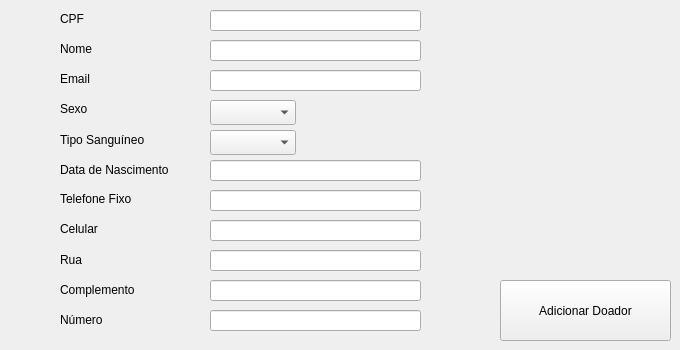
      <widget class="QWidget" name="tr_general_vision_tab_2">
       <attribute name="title">
        <string>Adicionar</string>
       </attribute>
       <widget class="QLabel" name="label_clients_name">
        <property name="geometry">
         <rect>
          <x>60</x>
          <y>10</y>
          <width>67</width>
          <height>17</height>
         </rect>
        </property>
        <property name="text">
         <string>CPF</string>
        </property>
       </widget>
       <widget class="QLabel" name="label_clients_phone">
        <property name="geometry">
         <rect>
          <x>60</x>
          <y>40</y>
          <width>67</width>
          <height>17</height>
         </rect>
        </property>
        <property name="text">
         <string>Nome</string>
        </property>
       </widget>
       <widget class="QLabel" name="label_clients_address">
        <property name="geometry">
         <rect>
          <x>60</x>
          <y>70</y>
          <width>67</width>
          <height>17</height>
         </rect>
        </property>
        <property name="text">
         <string>Email</string>
        </property>
       </widget>
       <widget class="QPushButton" name="botao_adicionar_doador">
        <property name="geometry">
         <rect>
          <x>500</x>
          <y>280</y>
          <width>171</width>
          <height>61</height>
         </rect>
        </property>
        <property name="text">
         <string>Adicionar Doador</string>
        </property>
       </widget>
       <widget class="QLabel" name="label_clients_company">
        <property name="geometry">
         <rect>
          <x>60</x>
          <y>100</y>
          <width>67</width>
          <height>17</height>
         </rect>
        </property>
        <property name="text">
         <string>Sexo</string>
        </property>
       </widget>
       <widget class="QLabel" name="label_clients_email">
        <property name="geometry">
         <rect>
          <x>60</x>
          <y>160</y>
          <width>141</width>
          <height>20</height>
         </rect>
        </property>
        <property name="text">
         <string>Data de Nascimento</string>
        </property>
       </widget>
       <widget class="QLineEdit" name="entrada_cpf_doador">
        <property name="geometry">
         <rect>
          <x>210</x>
          <y>10</y>
          <width>211</width>
          <height>21</height>
         </rect>
        </property>
        <property name="text">
         <string/>
        </property>
       </widget>
       <widget class="QLineEdit" name="entrada_nome_doador">
        <property name="geometry">
         <rect>
          <x>210</x>
          <y>40</y>
          <width>211</width>
          <height>21</height>
         </rect>
        </property>
       </widget>
       <widget class="QLabel" name="label_clients_email_3">
        <property name="geometry">
         <rect>
          <x>60</x>
          <y>130</y>
          <width>121</width>
          <height>20</height>
         </rect>
        </property>
        <property name="text">
         <string>Tipo Sanguíneo</string>
        </property>
       </widget>
       <widget class="QLineEdit" name="entrada_data_doador">
        <property name="geometry">
         <rect>
          <x>210</x>
          <y>160</y>
          <width>211</width>
          <height>21</height>
         </rect>
        </property>
       </widget>
       <widget class="QLineEdit" name="entrada_telefone_doador">
        <property name="geometry">
         <rect>
          <x>210</x>
          <y>190</y>
          <width>211</width>
          <height>21</height>
         </rect>
        </property>
       </widget>
       <widget class="QLineEdit" name="entrada_celular_doador">
        <property name="geometry">
         <rect>
          <x>210</x>
          <y>220</y>
          <width>211</width>
          <height>21</height>
         </rect>
        </property>
       </widget>
       <widget class="QLabel" name="label_clients_name_8">
        <property name="geometry">
         <rect>
          <x>60</x>
          <y>220</y>
          <width>91</width>
          <height>17</height>
         </rect>
        </property>
        <property name="text">
         <string>Celular</string>
        </property>
       </widget>
       <widget class="QLabel" name="label_clients_name_5">
        <property name="geometry">
         <rect>
          <x>60</x>
          <y>190</y>
          <width>91</width>
          <height>17</height>
         </rect>
        </property>
        <property name="text">
         <string>Telefone Fixo</string>
        </property>
       </widget>
       <widget class="QLineEdit" name="entrada_numero_doador">
        <property name="geometry">
         <rect>
          <x>210</x>
          <y>310</y>
          <width>211</width>
          <height>21</height>
         </rect>
        </property>
       </widget>
       <widget class="QLineEdit" name="entrada_rua_doador">
        <property name="geometry">
         <rect>
          <x>210</x>
          <y>250</y>
          <width>211</width>
          <height>21</height>
         </rect>
        </property>
        <property name="text">
         <string/>
        </property>
       </widget>
       <widget class="QLabel" name="label_clients_email_5">
        <property name="geometry">
         <rect>
          <x>60</x>
          <y>280</y>
          <width>121</width>
          <height>20</height>
         </rect>
        </property>
        <property name="text">
         <string>Complemento</string>
        </property>
       </widget>
       <widget class="QLineEdit" name="entrada_complemento_doador">
        <property name="geometry">
         <rect>
          <x>210</x>
          <y>280</y>
          <width>211</width>
          <height>21</height>
         </rect>
        </property>
       </widget>
       <widget class="QLabel" name="label_clients_email_6">
        <property name="geometry">
         <rect>
          <x>60</x>
          <y>250</y>
          <width>121</width>
          <height>20</height>
         </rect>
        </property>
        <property name="text">
         <string>Rua</string>
        </property>
       </widget>
       <widget class="QLabel" name="label_clients_email_4">
        <property name="geometry">
         <rect>
          <x>60</x>
          <y>310</y>
          <width>121</width>
          <height>20</height>
         </rect>
        </property>
        <property name="text">
         <string>Número</string>
        </property>
       </widget>
       <widget class="QComboBox" name="box_sexo_doador">
        <property name="geometry">
         <rect>
          <x>210</x>
          <y>100</y>
          <width>86</width>
          <height>25</height>
         </rect>
        </property>
        <item>
         <property name="text">
          <string/>
         </property>
        </item>
        <item>
         <property name="text">
          <string>M</string>
         </property>
        </item>
        <item>
         <property name="text">
          <string>F</string>
         </property>
        </item>
       </widget>
       <widget class="QComboBox" name="box_tiposanguineo_doador">
        <property name="geometry">
         <rect>
          <x>210</x>
          <y>130</y>
          <width>86</width>
          <height>25</height>
         </rect>
        </property>
        <item>
         <property name="text">
          <string/>
         </property>
        </item>
        <item>
         <property name="text">
          <string>A-</string>
         </property>
        </item>
        <item>
         <property name="text">
          <string>A+</string>
         </property>
        </item>
        <item>
         <property name="text">
          <string>B-</string>
         </property>
        </item>
        <item>
         <property name="text">
          <string>B+</string>
         </property>
        </item>
        <item>
         <property name="text">
          <string>AB-</string>
         </property>
        </item>
        <item>
         <property name="text">
          <string>AB+</string>
         </property>
        </item>
        <item>
         <property name="text">
          <string>O-</string>
         </property>
        </item>
        <item>
         <property name="text">
          <string>O+</string>
         </property>
        </item>
       </widget>
       <widget class="QLineEdit" name="entrada_email_doador">
        <property name="geometry">
         <rect>
          <x>210</x>
          <y>70</y>
          <width>211</width>
          <height>21</height>
         </rect>
        </property>
       </widget>
      </widget>
